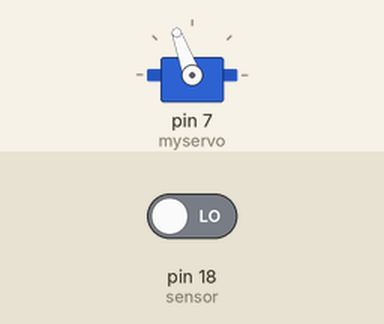
Recording of a sketch running on a simulated Arduino Uno, built with avr-gcc and run on an emulated ATmega328P. On the bench: servo. The test bench sets the inputs (shaded band); at power-on: pin 18 (sensor) LOW.

Above: at 5.2 s.
5.3 s: pin 18 (sensor) driven HIGH
At 7.3 s:
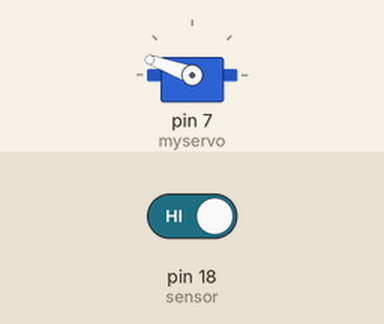
8.2 s: pin 18 (sensor) driven LOW
At 8.7 s:
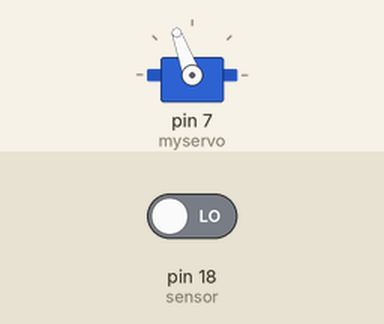
Timing chart, 0 to 11.2 s (numbered marks = the images above; inputs shaded):
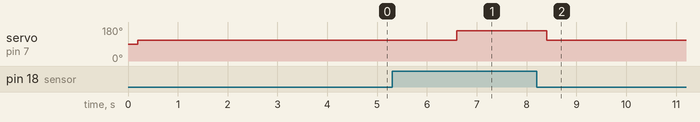

The sketch:

corona.ino
```cpp
#include <Servo.h>
int sensor=18;

Servo myservo;

void setup() {
  // put your setup code here, to run once:
 pinMode(sensor,INPUT);
 myservo.attach(7);
}

void loop() {
  while(!(digitalRead(sensor))){
    delay(200);
    myservo.write(110);
    delay(2000);
  }

  myservo.write(160);

}
```

Measured:
- after the input at 5.3 s, servo on pin 7 (myservo): 110° → 160° after 1.3 s
- after the input at 8.2 s, servo on pin 7 (myservo): 160° → 110° after 0.20 s
